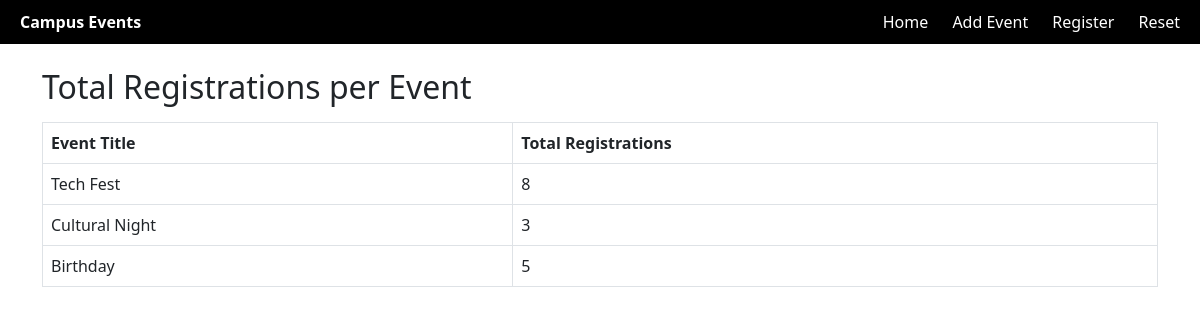
The page /reports/registrations on the database its author committed.
### tables this page shows
CREATE TABLE Events (
                        event_id INTEGER PRIMARY KEY AUTOINCREMENT,
                        title TEXT NOT NULL,
                        type TEXT NOT NULL,
                        date TEXT NOT NULL,
                        college_id INTEGER,
                        FOREIGN KEY (college_id) REFERENCES Colleges(college_id)
                    );

### app.py (the view)
@app.route("/reports/registrations")
def report_registrations():
    conn = sqlite3.connect(DATABASE)
    cursor = conn.cursor()
    cursor.execute("""
        SELECT Events.title, COUNT(Registrations.registration_id)
        FROM Events
        LEFT JOIN Registrations ON Events.event_id = Registrations.event_id
        GROUP BY Events.event_id
    """)
    data = cursor.fetchall()
    conn.close()
    return render_template("report_registrations.html", data=data)

### templates/report_registrations.html (shortened to what this page needs)
{% extends "base.html" %}
{% block content %}
<h2>Total Registrations per Event</h2>
<table class="table table-bordered mt-3">
    <thead>
        <tr>
            <th>Event Title</th>
            <th>Total Registrations</th>
        </tr>
    </thead>
    <tbody>
        {% for event, count in data %}
        <tr>
            <td>{{ event }}</td>
            <td>{{ count }}</td>
        </tr>
        {% endfor %}
    </tbody>
</table>
{% endblock %}

### rows shown on the page
Events: title "Tech Fest", count "8"
Events: title "Cultural Night", count "3"
Events: title "Birthday", count "5"
